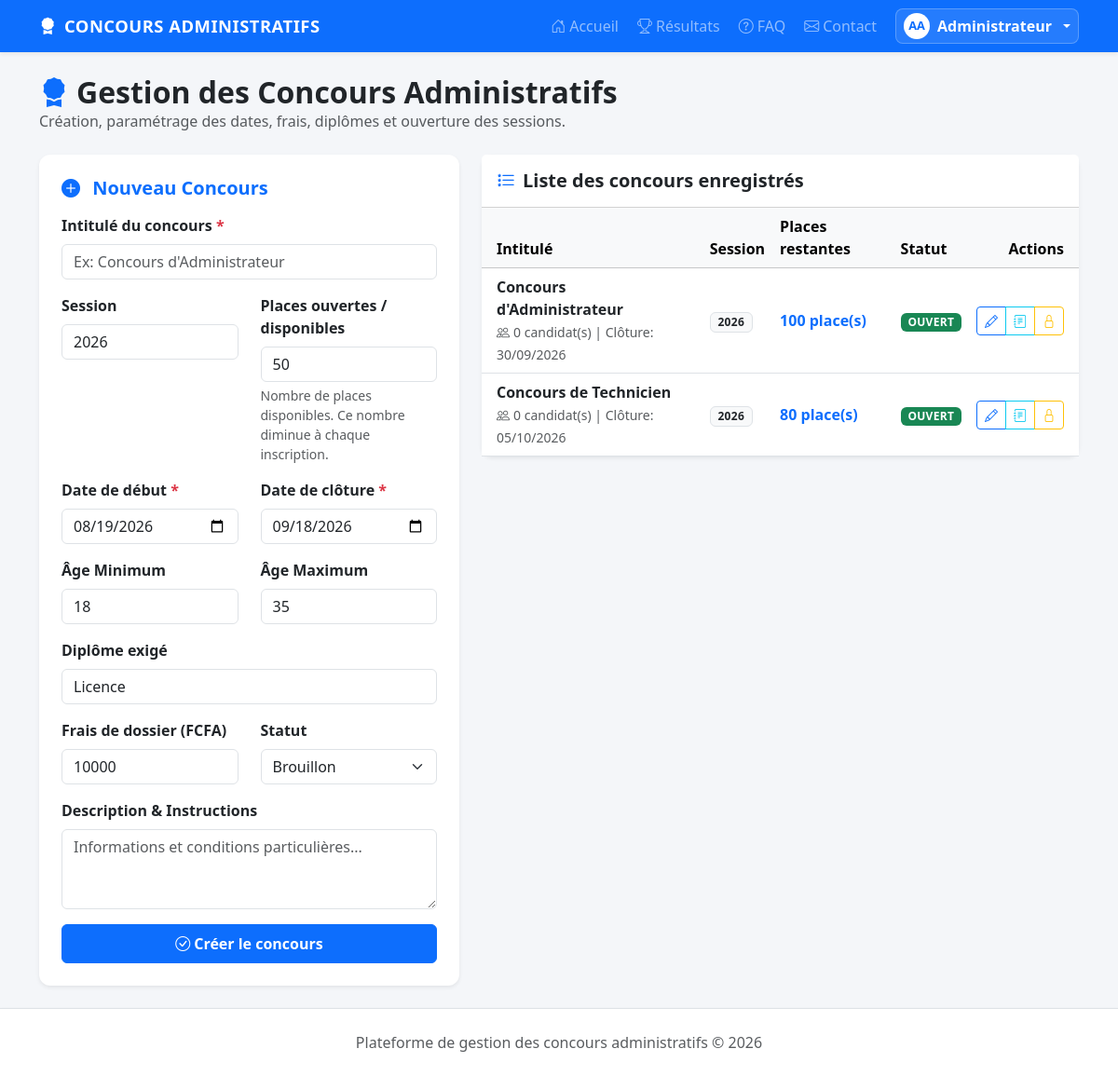
The app's page /admin/concours.php (signed in) with its own data.
### tables this page shows
CREATE TABLE concours (
    id INT AUTO_INCREMENT PRIMARY KEY,
    titre VARCHAR(200) NOT NULL,
    session VARCHAR(20) NOT NULL,
    description TEXT NULL,
    date_debut DATE NOT NULL,
    date_fin DATE NOT NULL,
    age_min INT DEFAULT 18,
    age_max INT DEFAULT 35,
    diplome_requis VARCHAR(200) NULL,
    frais INT DEFAULT 0,
    places INT DEFAULT 0,
    statut ENUM('brouillon', 'ouvert', 'ferme', 'publie') DEFAULT 'brouillon',
    created_at TIMESTAMP DEFAULT CURRENT_TIMESTAMP
);

### admin/concours.php (the view, shortened to what this page needs)
<?php
require '../config/database.php';
$editConcours = null;
$concoursList = $pdo->query("SELECT c.*,
                            (SELECT COUNT(*) FROM candidatures WHERE concours_id = c.id) as nb_candidats
                             FROM concours c ORDER BY created_at DESC")->fetchAll();
require '../includes/header.php';
?>
<div class="d-flex justify-content-between align-items-center mb-4 flex-wrap gap-2">
    <div>
        <h1 class="h2 fw-bold text-dark m-0"><i class="bi bi-award-fill text-primary me-2"></i>Gestion des Concours Administratifs</h1>
        <p class="text-muted m-0">Création, paramétrage des dates, frais, diplômes et ouverture des sessions.</p>
    </div>
</div>
<div class="row g-4">
    <div class="col-lg-5">
        <div class="card p-4 shadow-sm border-0">
            <h4 class="h5 fw-bold text-primary mb-3">
                <i class="bi <?= $editConcours ? 'bi-pencil-square' : 'bi-plus-circle-fill' ?> me-2"></i>
                <?= $editConcours ? 'Modifier le concours' : 'Nouveau Concours' ?>
            </h4>
            <form method="post" action="concours.php" class="needs-validation" novalidate>
                <div class="mb-3">
                    <label class="form-label fw-bold">Intitulé du concours <span class="text-danger">*</span></label>
                    <input type="text" name="titre" class="form-control" value="<?= htmlspecialchars($editConcours['titre'] ?? '') ?>" placeholder="Ex: Concours d'Administrateur" required>
                </div>
                <div class="row">
                    <div class="col-md-6 mb-3">
                        <label class="form-label fw-bold">Session</label>
                        <input type="text" name="session" class="form-control" value="<?= htmlspecialchars($editConcours['session'] ?? date('Y')) ?>" required>
                    </div>
                    <div class="col-md-6 mb-3">
                        <label class="form-label fw-bold">Places ouvertes / disponibles</label>
                        <input type="number" name="places" class="form-control" value="<?= (int)($editConcours['places'] ?? 50) ?>" min="0" required>
                        <div class="form-text">Nombre de places disponibles. Ce nombre diminue à chaque inscription.</div>
                    </div>
                </div>
                <div class="row">
                    <div class="col-md-6 mb-3">
                        <label class="form-label fw-bold">Date de début <span class="text-danger">*</span></label>
                        <input type="date" name="date_debut" class="form-control" value="<?= htmlspecialchars($editConcours['date_debut'] ?? date('Y-m-d')) ?>" required>
                    </div>
                    <div class="col-md-6 mb-3">
                        <label class="form-label fw-bold">Date de clôture <span class="text-danger">*</span></label>
                        <input type="date" name="date_fin" class="form-control" value="<?= htmlspecialchars($editConcours['date_fin'] ?? date('Y-m-d', strtotime('+30 days'))) ?>" required>
                    </div>
                </div>
                <div class="row">
                    <div class="col-md-6 mb-3">
                        <label class="form-label fw-bold">Âge Minimum</label>
                        <input type="number" name="age_min" class="form-control" value="<?= (int)($editConcours['age_min'] ?? 18) ?>" min="16" max="60">
                    </div>
                    <div class="col-md-6 mb-3">
                        <label class="form-label fw-bold">Âge Maximum</label>
                        <input type="number" name="age_max" class="form-control" value="<?= (int)($editConcours['age_max'] ?? 35) ?>" min="18" max="65">
                    </div>
                </div>
                <div class="mb-3">
                    <label class="form-label fw-bold">Diplôme exigé</label>
                    <input type="text" name="diplome_requis" class="form-control" value="<?= htmlspecialchars($editConcours['diplome_requis'] ?? 'Licence') ?>" placeholder="Ex: Licence, BAC, BTS">
                </div>
                <div class="row">
                    <div class="col-md-6 mb-3">
                        <label class="form-label fw-bold">Frais de dossier (FCFA)</label>
                        <input type="number" name="frais" class="form-control" value="<?= (int)($editConcours['frais'] ?? 10000) ?>" step="500">
                    </div>
                    <div class="col-md-6 mb-3">
                        <label class="form-label fw-bold">Statut</label>
                        <select name="statut" class="form-select">
                            <option value="brouillon" <?= ($editConcours['statut'] ?? '') === 'brouillon' ? 'selected' : '' ?>>Brouillon</option>
                        </select>
                    </div>
                </div>
                <div class="mb-3">
                    <label class="form-label fw-bold">Description & Instructions</label>
                    <textarea name="description" class="form-control" rows="3" placeholder="Informations et conditions particulières..."><?= htmlspecialchars($editConcours['description'] ?? '') ?></textarea>
                </div>
                <button class="btn btn-primary w-100 fw-bold py-2" type="submit">
                    <i class="bi bi-check-circle me-1"></i><?= $editConcours ? 'Mettre à jour' : 'Créer le concours' ?>
                </button>
            </form>
        </div>
    </div>
    <div class="col-lg-7">
        <div class="card shadow-sm border-0">
            <div class="card-header bg-white py-3">
                <h5 class="fw-bold text-dark m-0"><i class="bi bi-list-stars me-2 text-primary"></i>Liste des concours enregistrés</h5>
            </div>
            <div class="card-body p-0">
                <div class="table-responsive">
                    <table class="table table-hover align-middle mb-0">
                        <thead class="table-light">
                            <tr>
                                <th class="ps-3">Intitulé</th>
                                <th>Session</th>
                                <th>Places restantes</th>
                                <th>Statut</th>
                                <th class="text-end pe-3">Actions</th>
                            </tr>
                        </thead>
                        <tbody>
                            <?php foreach ($concoursList as $c): ?>
                                <tr>
                                    <td class="ps-3">
                                        <strong class="text-dark d-block"><?= htmlspecialchars($c['titre']) ?></strong>
                                        <small class="text-muted"><i class="bi bi-people me-1"></i><?= (int)$c['nb_candidats'] ?> candidat(s) | Clôture: <?= date('d/m/Y', strtotime($c['date_fin'])) ?></small>
                                    </td>
                                    <td><span class="badge bg-light text-dark border"><?= htmlspecialchars($c['session']) ?></span></td>
                                    <td class="fw-bold <?= (int)$c['places'] > 0 ? 'text-primary' : 'text-danger' ?>"><?= (int)$c['places'] ?> place(s)</td>
                                    <td>
                                        <?php if ($c['statut'] === 'ouvert'): ?>
                                            <span class="badge bg-success">OUVERT</span>
                                        <?php elseif ($c['statut'] === 'ferme'): ?>
                                            <span class="badge bg-secondary">FERMÉ</span>
                                        <?php else: ?>
                                            <span class="badge bg-warning text-dark"><?= strtoupper($c['statut']) ?></span>
                                        <?php endif; ?>
                                    </td>
                                    <td class="text-end pe-3">
                                        <div class="btn-group btn-group-sm">
                                            <a href="concours.php?edit=<?= $c['id'] ?>" class="btn btn-outline-primary" title="Modifier">
                                                <i class="bi bi-pencil"></i>
                                            </a>
                                            <a href="epreuves.php?concours_id=<?= $c['id'] ?>" class="btn btn-outline-info" title="Épreuves & Coefficients">
                                                <i class="bi bi-journal-text"></i>
                                            </a>
                                            <?php if ($c['statut'] === 'ouvert'): ?>
                                                <a href="concours.php?toggle_statut=<?= $c['id'] ?>&status=ferme" class="btn btn-outline-warning" title="Fermer les inscriptions">
                                                    <i class="bi bi-lock"></i>
                                                </a>
                                            <?php else: ?>
                                                <a href="concours.php?toggle_statut=<?= $c['id'] ?>&status=ouvert" class="btn btn-outline-success" title="Ouvrir les inscriptions">
                                                    <i class="bi bi-unlock"></i>
                                                </a>
                                            <?php endif; ?>
                                        </div>
                                    </td>
                                </tr>
                            <?php endforeach; ?>
                        </tbody>
                    </table>
                </div>
            </div>
        </div>
    </div>
</div>
<?php require '../includes/footer.php'; ?>

### assets/css/style.css (style rules this page uses)
body { background-color: #f4f6f9; font-family: 'Segoe UI', system-ui, -apple-system, sans-serif; color: #212529; }
.card { border: 0; border-radius: 12px; box-shadow: 0 4px 12px rgba(0, 0, 0, 0.05); transition: transform 0.2s ease, box-shadow 0.2s ease; }
.table { vertical-align: middle; }
.badge { font-weight: 600; letter-spacing: 0.3px; }

### records on screen
concours: titre "Concours d'Administrateur", nb_candidats "0", date_fin "30/09/2026", session "2026", places "100", statut "OUVERT"
concours: titre "Concours de Technicien", nb_candidats "0", date_fin "05/10/2026", session "2026", places "80", statut "OUVERT"

### other values on screen
$userInitials "AA"
$user['prenom'] "Administrateur"
